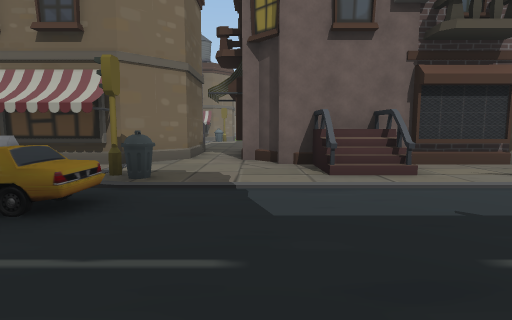
View 1 (above)

24 first-person views from a walk through a scene from a Unity 3-D project. The camera is 1.4 m above the floor, tilts 6° down and sees 80° across. The floor is counted in squares, 2 m on a side. Each view is taken from the middle of a square. On the plan, view 1 faces up. The plan holds only what a view shows up to about 10 squares ahead; the rest is blank. The place goes on beyond the plan. The player is left out.

View 2
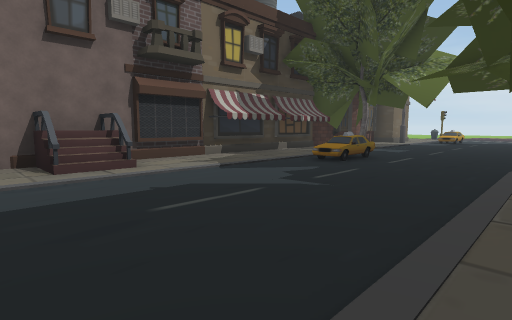

View 3
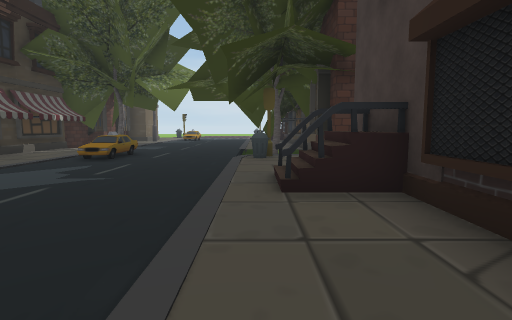

View 4
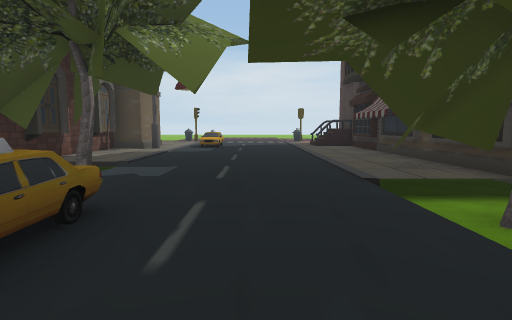

View 5
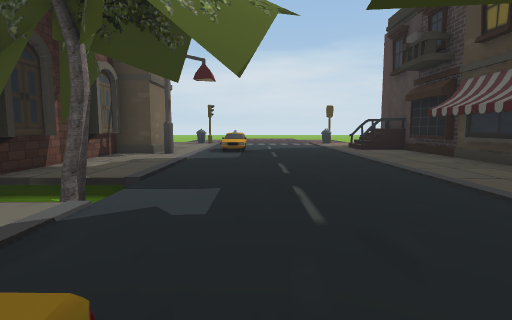

View 6
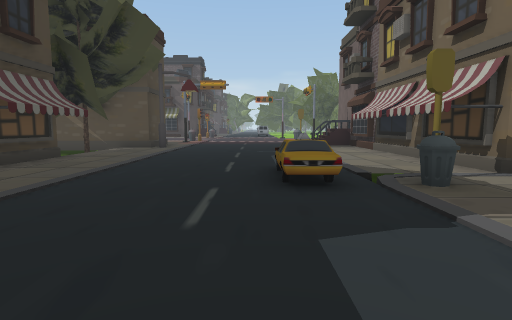

View 7
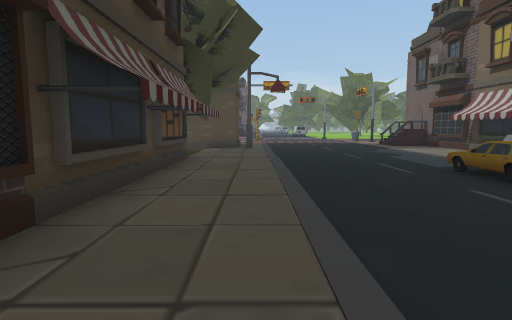

View 8
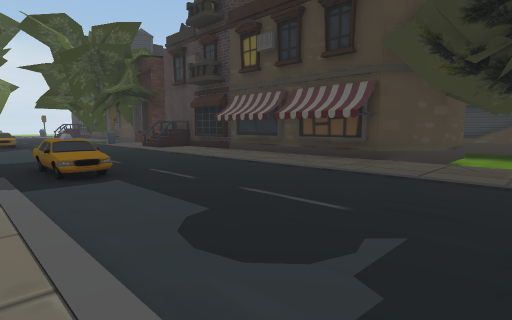

View 9
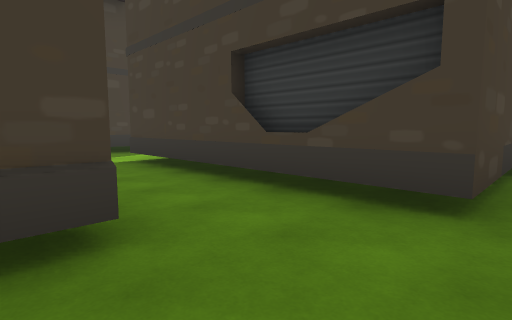

View 10
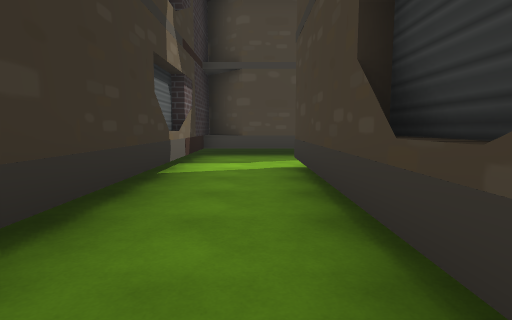

View 11
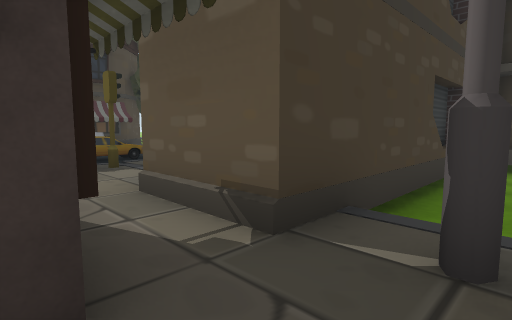

View 12
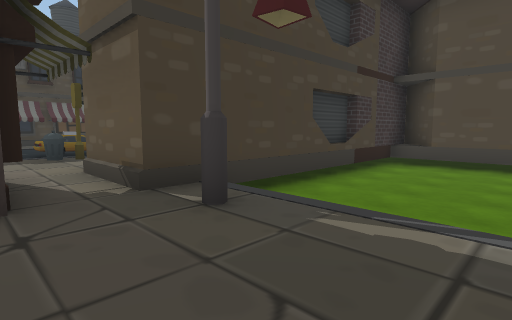

View 13
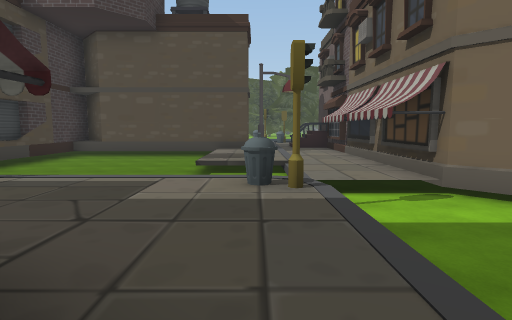

View 14
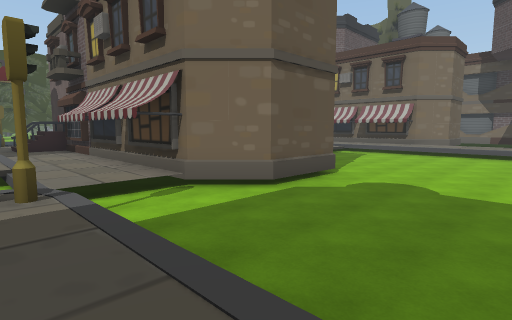

View 15
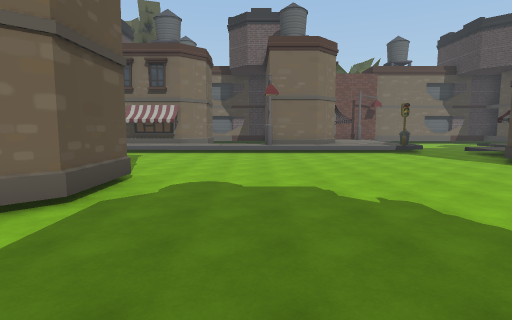

View 16
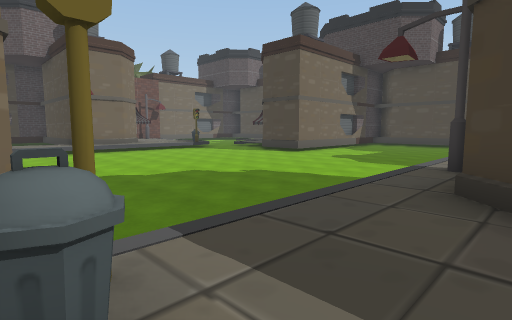

View 17
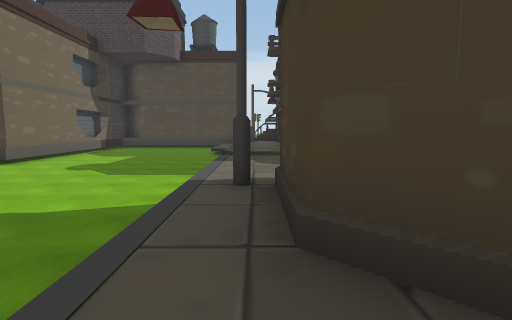

View 18
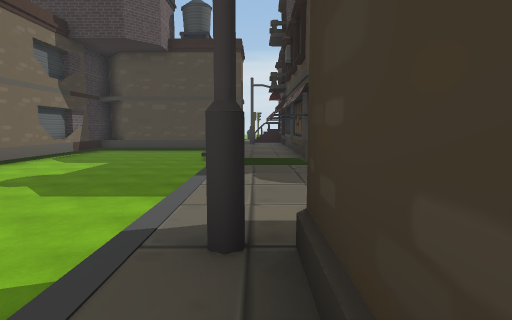

View 19
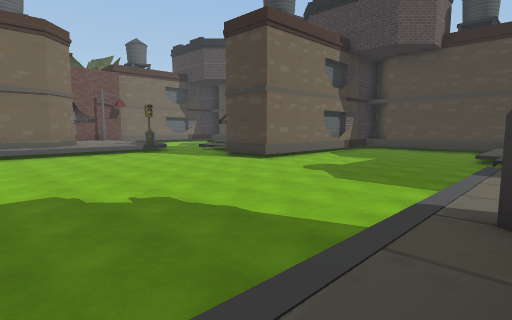

View 20
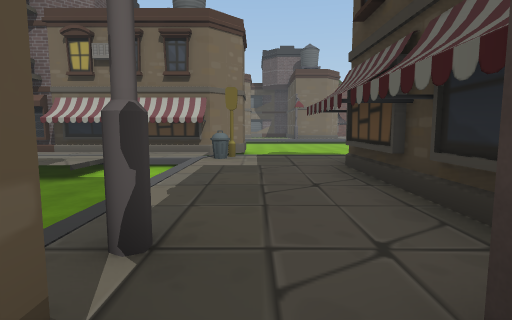

View 21
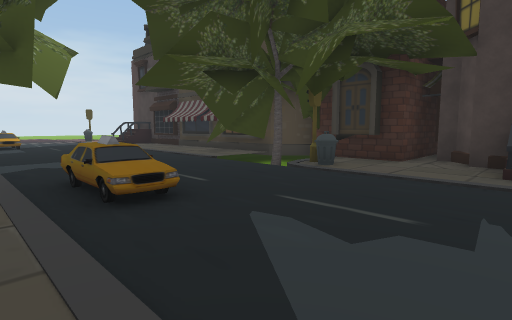

View 22
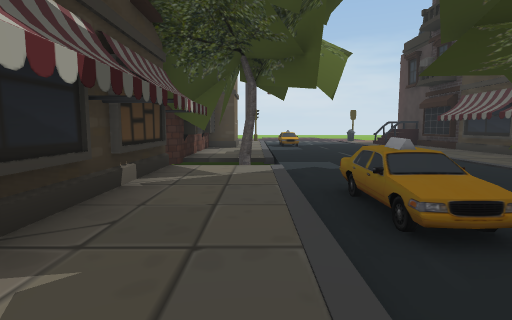

View 23
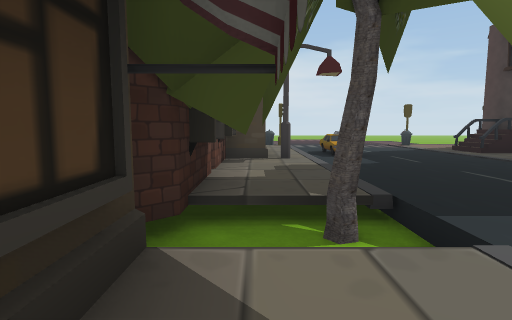

View 24
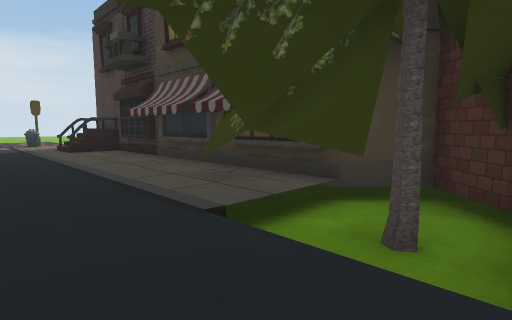

### Floor plan
Key: @ floor where view 1 was taken; # wall or solid block; . main floor; - floor 0.5 m lower than the main floor; / step, stairs or slope; ^ raised ledge; v drop or lower ground; T taxi; R tree.
Columns run from 8 left of view 1 to 17 right of it. Each row starts with its distance up from view 1.
 28          .#
 27         ....
 26        ------
 25      ------------
 24      ------------
 23      -----------^
 22       ----------^####
 21       ---------------
 20       #--------------
 19       #--------------
 18 #######--------------
 17 .../..----------------
 16 ////..-v------- -/--..
 15   ..--#....#....-/...
 14 ....--...### ...-####
 13 ------...#
 12 ------...#
 11 ------...#
 10 ------#..#
  9 ------..##
  8 #######.#
  7       #.#
  6 #######.################
  5 .........#/.......-R...##
  4 ......#...........-R......
  3 ..............TT.........T
  2 ......T...................
  1 ..........................
  0 ........@.................
 -1  ............../-#........
 -2  .... ..#../.../##R# .#..^
 -3 R--##########.############
 -4   ##        ### #
 -5 --########    #
 -6 ---------##
 -7 ---------#
 -8 -######--#
 -9 -#     --#

Where each view was taken, in squares from view 1:
view 1: 0 up, 0 right, facing up
view 2: 1 down, 0 right, facing up-right
view 3: 1 down, 1 left, facing right
view 4: 1 up, 5 right, facing right
view 5: 2 up, 7 right, facing right
view 6: 2 up, 2 right, facing left
view 7: 1 down, 2 right, facing left
view 8: 4 up, 8 left, facing down-right
view 9: 5 down, 8 left, facing down-right
view 10: 7 down, 7 left, facing right
view 11: 10 up, 0 right, facing down-left
view 12: 12 up, 0 right, facing down-left
view 13: 15 up, 2 right, facing left
view 14: 15 up, 2 right, facing up-left
view 15: 15 up, 1 right, facing up
view 16: 14 up, 2 left, facing up-right
view 17: 15 up, 0 right, facing right
view 18: 15 up, 2 right, facing right
view 19: 15 up, 1 right, facing up-right
view 20: 8 up, 1 left, facing up
view 21: 4 up, 3 right, facing down-right
view 22: 4 up, 4 right, facing right
view 23: 5 up, 8 right, facing right
view 24: 1 up, 7 right, facing down-right
